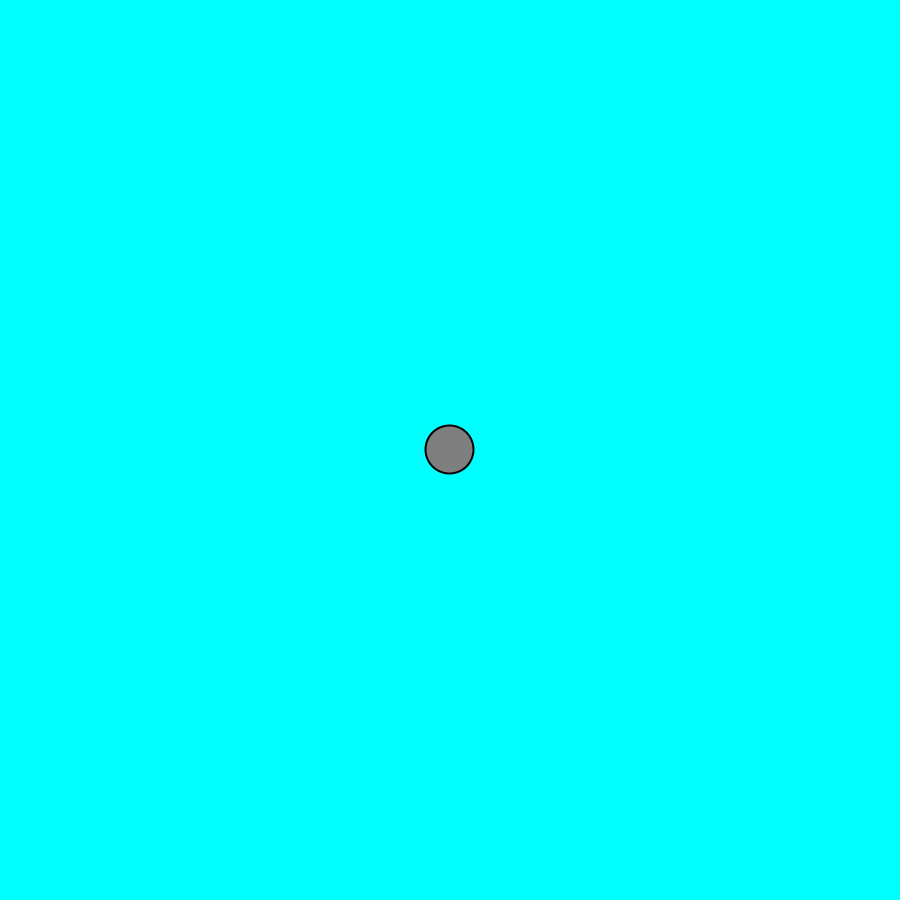
Frame 1 (no input)
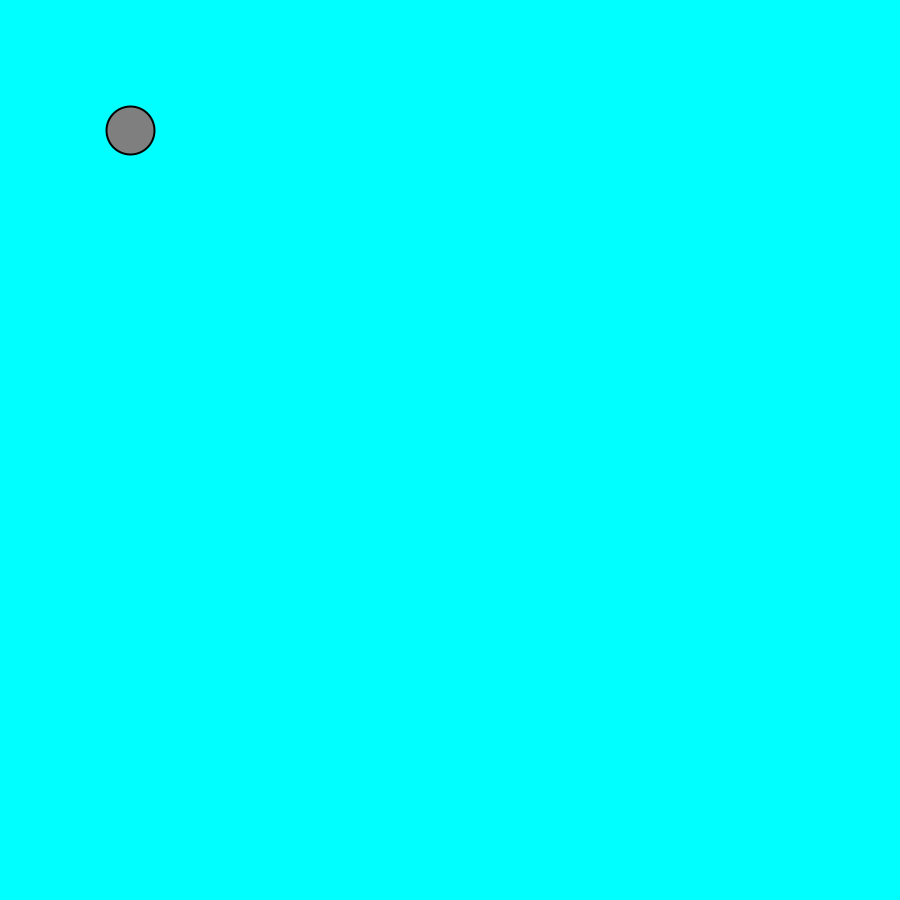
Frame 60 (the mouse pressed at the canvas centre just before this capture)
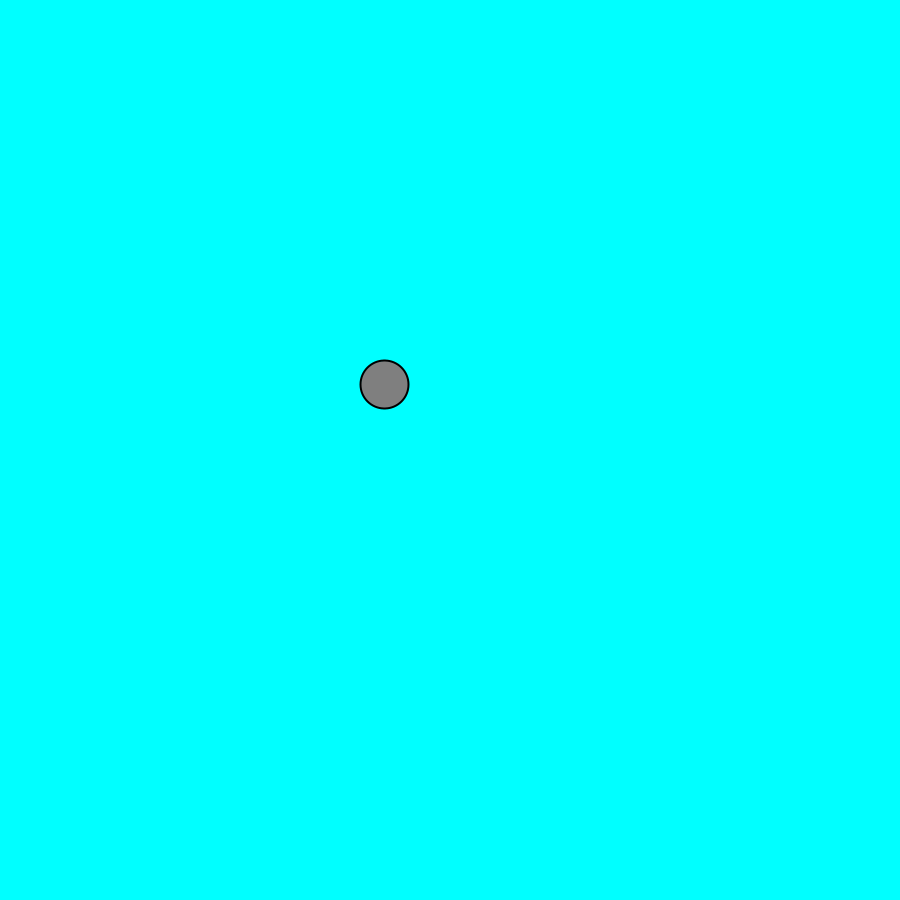
Frame 120 (the mouse held since frame 60 and released just before this capture)

The Processing sketch that drew these frames (run headless with seeded random() and noise(); from frame 60 on, the mouse is pressed at the canvas centre):

// Processing sketch: acelerar_hacia_raton
// ── acelerar_hacia_raton.pde
final int SCREEN_SIZE = 900;

final float ACELERACION = 1; 

PVector posicion = new PVector(SCREEN_SIZE/2, SCREEN_SIZE/2);
PVector velocidad = new PVector(0, 0);

void actualizarParticula() {
  PVector aceleracion = new PVector(mouseX, mouseY);
  aceleracion.sub(posicion);
  aceleracion.normalize();
  aceleracion.mult(ACELERACION);
  velocidad.add(aceleracion);
  velocidad.limit(8);
  posicion.add(velocidad);
}

void drawParticula() {
  stroke(0);
  strokeWeight(2);
  fill(127);
  ellipse(posicion.x, posicion.y, 48, 48);
}

void setup () {
  size(900, 900);
}

void draw() {
  background(0,255,255);
  actualizarParticula();
  drawParticula();
}
